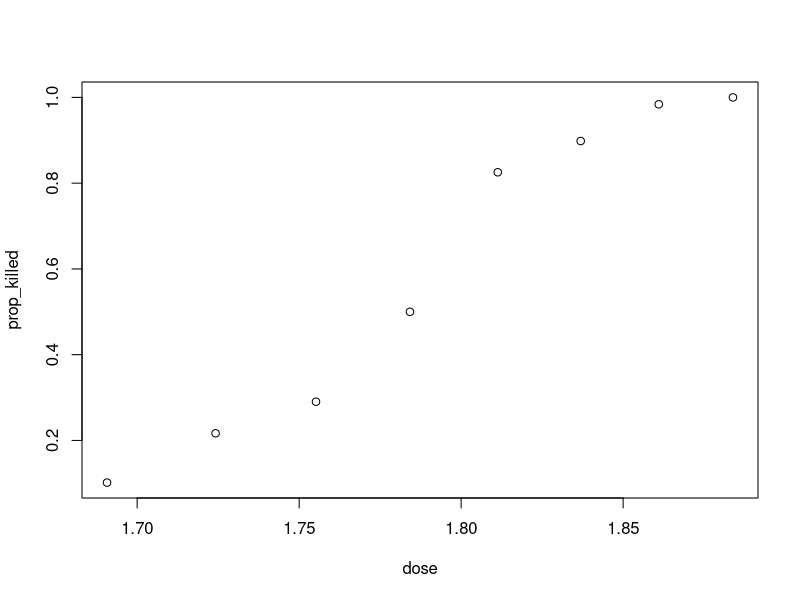
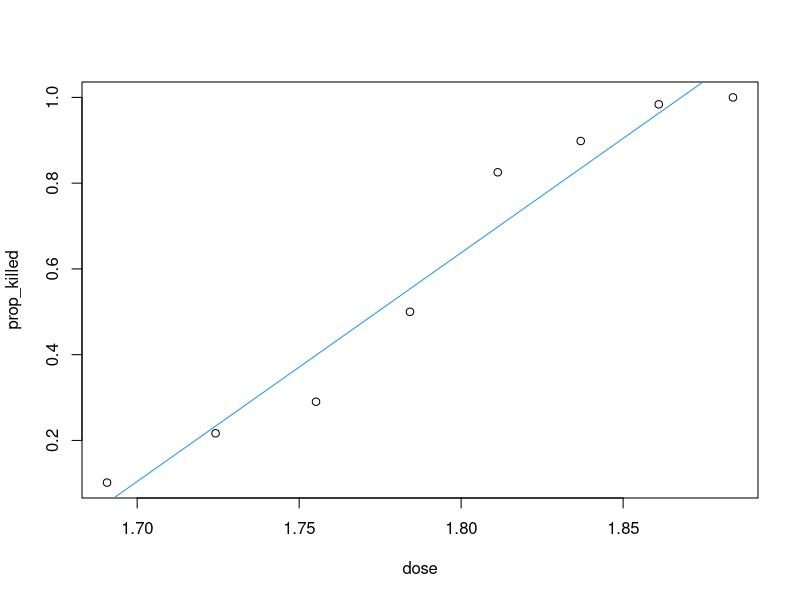
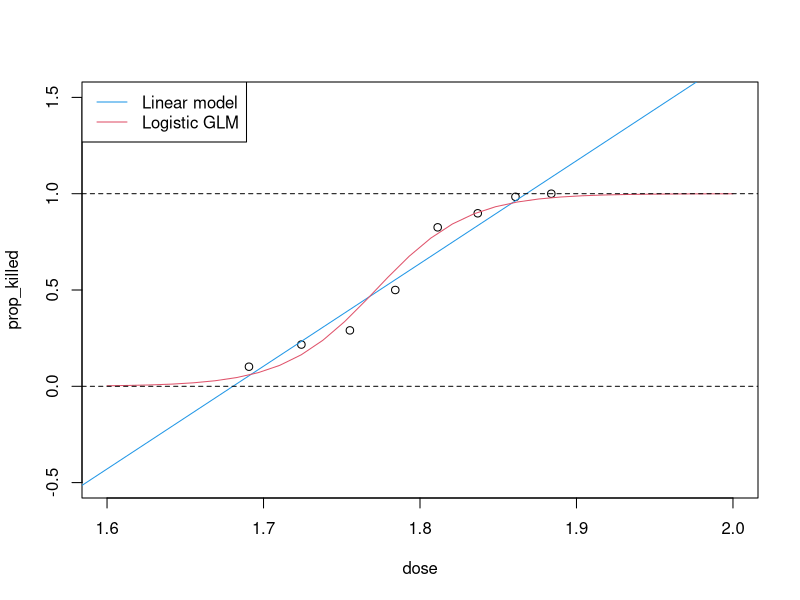

Write the R code that produced these figures, in order.

beetle <- read.csv("../datasets/beetle.csv") # Change the path, if needed
head(beetle)

# Add a column for the proportion of beetles killed.
beetle$prop_killed <- beetle$killed / beetle$exposed

plot(prop_killed ~ dose, data = beetle)

# Fit a linear model of prop_killed on dose
beetle_lm <- lm(prop_killed ~ dose , data = beetle, weights = exposed)

plot(prop_killed ~ dose, data = beetle)
abline(beetle_lm, col = 4)

# The fitted regression line does not look reasonable, as for large or small doses, it will give a predicted proportion of beetles killed which is greater than 1, or less than 0.

# Predict for `dose = 2`
newdata <- data.frame(dose = 2)
predict(beetle_lm, newdata = newdata)
# The predicted proportion of beetles killed is 1.7, which is greater than 1. This is not a sensible prediction.

# Fit a logistic regression model, using prop_killed as response.
beetle_glm <- glm(prop_killed ~ dose, data = beetle, family = binomial, weights = exposed)

# Fit a logistic regression model, with a two-column matrix, with columns (number of successes, and number of failures) as the response.

beetle_glm_2 <- glm(cbind(killed, exposed - killed) ~ dose, data = beetle, family = binomial)

# Summarise the fitted logistic regression.
# `dose` is highly significant.
summary(beetle_glm)

# Make predictions at `dose = 1.7` and `1.8`
# By default, in `predict`, type = "link", which means we predict `logit(p)`
newdata <- data.frame(dose = c(1.7, 1.8))
predict(beetle_glm, newdata = newdata)

?predict.glm

# To predict probabilities `p`, use `type = "response"`
predict(beetle_glm, newdata = newdata, type = "response")

# To predict at `dose = 2`, we can do as follows
newdata <- data.frame(dose = 2)
predict(beetle_glm, newdata = newdata, type = "response")
# This is very close to (but less than) 1, which is much more sensible than the predicted probability from the linear model (1.7).

# Add fitted regression curves from linear model and logistic GLM to a scatterplot of `prop_killed` against `dose`:
newdata <- data.frame(dose = seq(1.6, 2, length = 30))
plot(prop_killed ~ dose, data = beetle, ylim = c(-0.5, 1.5), xlim = c(1.6, 2))
abline(beetle_lm, col = 4)
lines(newdata$dose, predict(beetle_glm, newdata = newdata, type = "response"), col = 2)
abline(h = c(0,1), lty = 2)
legend("topleft", c("Linear model", "Logistic GLM"), lty = 1, col = c(4, 2))
